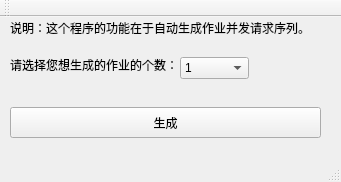
<?xml version="1.0" encoding="UTF-8"?>
<ui version="4.0">
 <class>CreatJobs</class>
 <widget class="QMainWindow" name="CreatJobs">
  <property name="enabled">
   <bool>true</bool>
  </property>
  <property name="geometry">
   <rect>
    <x>0</x>
    <y>0</y>
    <width>341</width>
    <height>182</height>
   </rect>
  </property>
  <property name="windowTitle">
   <string>作业并发请求序列自动生成器</string>
  </property>
  <widget class="QWidget" name="centralWidget">
   <widget class="QLabel" name="label">
    <property name="geometry">
     <rect>
      <x>10</x>
      <y>0</y>
      <width>381</width>
      <height>21</height>
     </rect>
    </property>
    <property name="text">
     <string>说明：这个程序的功能在于自动生成作业并发请求序列。</string>
    </property>
   </widget>
   <widget class="QLabel" name="label_2">
    <property name="geometry">
     <rect>
      <x>10</x>
      <y>40</y>
      <width>171</width>
      <height>16</height>
     </rect>
    </property>
    <property name="text">
     <string>请选择您想生成的作业的个数：</string>
    </property>
   </widget>
   <widget class="QComboBox" name="jobNumCBox">
    <property name="geometry">
     <rect>
      <x>180</x>
      <y>40</y>
      <width>69</width>
      <height>22</height>
     </rect>
    </property>
    <property name="editable">
     <bool>false</bool>
    </property>
    <property name="currentText">
     <string>1</string>
    </property>
    <property name="currentIndex">
     <number>0</number>
    </property>
    <property name="maxVisibleItems">
     <number>5</number>
    </property>
    <item>
     <property name="text">
      <string>1</string>
     </property>
    </item>
    <item>
     <property name="text">
      <string>2</string>
     </property>
    </item>
    <item>
     <property name="text">
      <string>3</string>
     </property>
    </item>
    <item>
     <property name="text">
      <string>4</string>
     </property>
    </item>
    <item>
     <property name="text">
      <string>5</string>
     </property>
    </item>
   </widget>
   <widget class="QPushButton" name="createJobsBtn">
    <property name="geometry">
     <rect>
      <x>10</x>
      <y>90</y>
      <width>311</width>
      <height>31</height>
     </rect>
    </property>
    <property name="text">
     <string>生成</string>
    </property>
   </widget>
  </widget>
  <widget class="QMenuBar" name="menuBar">
   <property name="geometry">
    <rect>
     <x>0</x>
     <y>0</y>
     <width>341</width>
     <height>23</height>
    </rect>
   </property>
  </widget>
  <widget class="QToolBar" name="mainToolBar">
   <attribute name="toolBarArea">
    <enum>TopToolBarArea</enum>
   </attribute>
   <attribute name="toolBarBreak">
    <bool>false</bool>
   </attribute>
  </widget>
  <widget class="QStatusBar" name="statusBar"/>
 </widget>
 <layoutdefault spacing="6" margin="11"/>
 <resources/>
 <connections/>
</ui>
